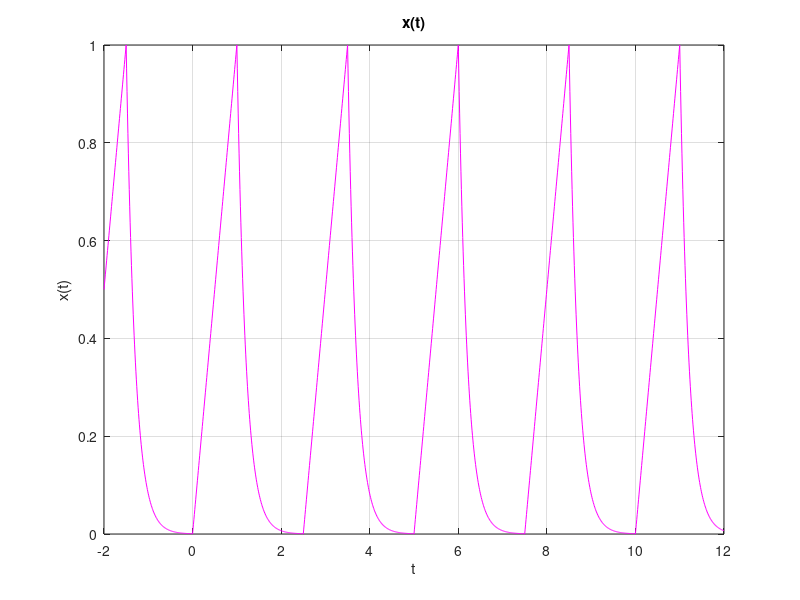

Write the MATLAB code that produced this figure.
t1 = linspace(0, 1, 100);
x1 = t1;

t2 = linspace(1, 2.5, 150);
x2 = exp(-5*t2 + 5);

t = [t1, t2];
x = [x1, x2];

t_total = [-2:0.01:12];
x_total = zeros(size(t_total));

for i = 1:length(t_total)
    t_index = mod(t_total(i), 2.5);
    if t_index <= 1
        x_total(i) = t_index;
    else
        x_total(i) = exp(-5*t_index + 5);
    end
end

figure;
plot(t_total, x_total, 'm');
grid on;
title('x(t)');
xlabel('t');
ylabel('x(t)');
